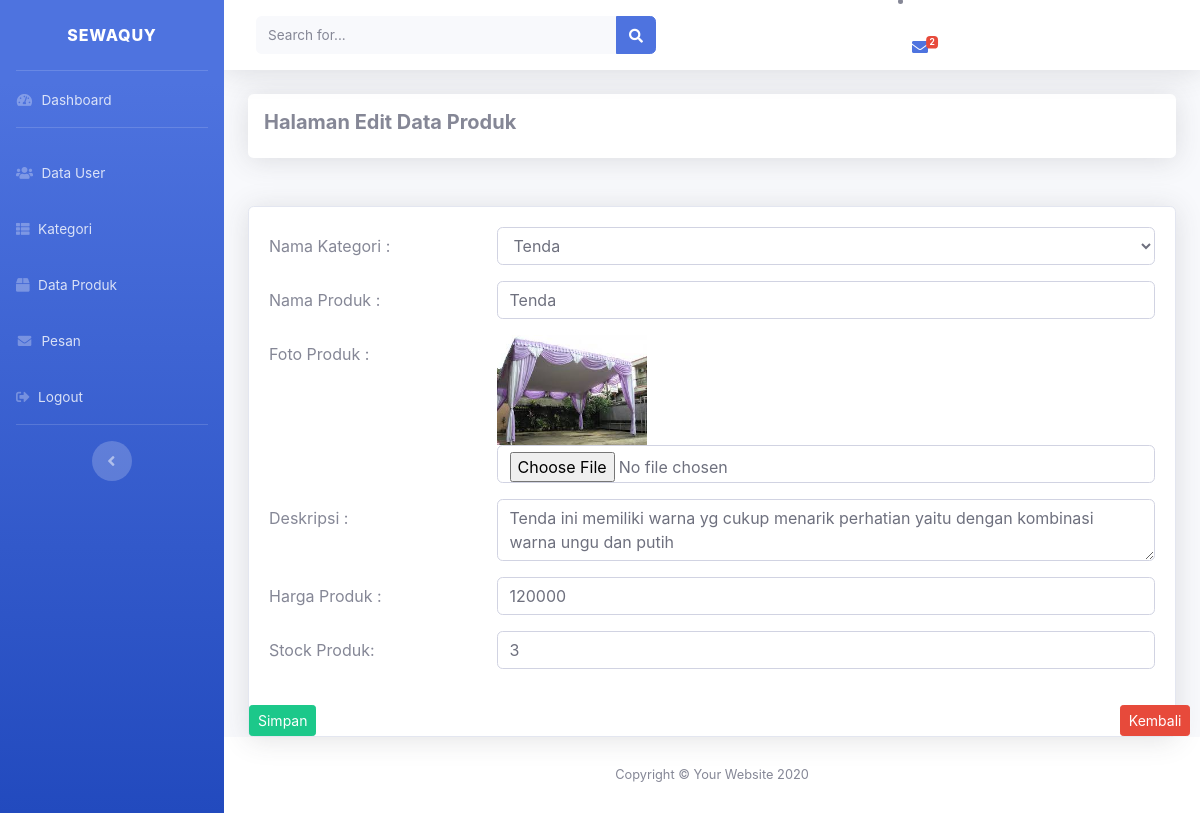
Screenshot of /admin/index.php?halaman=edit_produk&id=20 with the database file from the repository.
### tables this page shows
CREATE TABLE `data_produk` (
  `id_produk` int(11) NOT NULL,
  `id_kategori` int(11) NOT NULL,
  `nama_barang` varchar(255) NOT NULL,
  `foto_produk` varchar(255) NOT NULL,
  `deskripsi` varchar(255) NOT NULL,
  `harga` int(11) NOT NULL,
  `stock` int(11) NOT NULL
);

CREATE TABLE `data_kategori` (
  `id_kategori` int(11) NOT NULL,
  `nama_kategori` varchar(255) NOT NULL
);

### tambah/edit_produk.php (the view, shortened to what this page needs)
<div class="shadow p-3 mb-5 bg-white rounded">
    <h5><b>Halaman Edit Data Produk</b></h5>
</div>
<?php
$id_produk = $_GET['id'];
$ambil = $conn->query("SELECT * FROM data_produk JOIN data_kategori ON data_produk.id_kategori=data_kategori.id_kategori WHERE id_produk = '$id_produk'");
$edit = $ambil->fetch_assoc();
?>
<form method="post" enctype="multipart/form-data">
    <div class="card shadow bg-white">
        <div class="card-body">
            <div class="form-group row">
                <label class="col-sm-3 col-form-label">Nama Kategori :</label>
                <div class="col-sm-9">
                    <select name="id_kategori" class="form-control">
                        <option value="<?php echo $edit['id_kategori']; ?>">
                            <?php echo $edit['nama_kategori']; ?></option>
                    </select>
                </div>
            </div>
            <div class="form-group row">
                <label class="col-sm-3 col-form-label">Nama Produk :</label>
                <div class="col-sm-9">
                    <input type="text" name="nama_produk" class="form-control" value="<?php echo $edit['nama_barang']; ?>">
                </div>
            </div>
            <div class="form-group row">
                <label class="col-sm-3 col-form-label">Foto Produk :</label>
                <div class="col-sm-9">
                    <img src="../assets/foto_produk/<?php echo $edit['foto_produk']; ?>" width="150">
                    <input type="file" name="foto_produk[]" class="form-control">
                </div>
            </div>
            <div class="form-group row">
                <label class="col-sm-3 col-form-label">Deskripsi :</label>
                <div class="col-sm-9">
                    <textarea type="text" name="deskripsi" class="form-control"><?php echo $edit['deskripsi']; ?></textarea>
                </div>
            </div>
            <div class="form-group row">
                <label class="col-sm-3 col-form-label">Harga Produk :</label>
                <div class="col-sm-9">
                    <input type="text" name="harga" class="form-control" value="<?php echo $edit['harga']; ?>">
                </div>
            </div>
            <div class="form-group row">
                <label class="col-sm-3 col-form-label">Stock Produk:</label>
                <div class="col-sm-9">
                    <input type="text" name="stock" class="form-control" value="<?php echo $edit['stock']; ?>">
                </div>
            </div>
        </div>
        <div class="footer">
            <div class="row">
                <div class="col-md-11">
                <button name="simpan" class="btn btn-sm btn-success">Simpan</button>
                </div>
                <div class="col-md-1 text-right">
                    <a href="index.php?halaman=data_produk" class="btn btn-sm btn-danger">Kembali</a>
                </div>
            </div>
        </div>
    </div>
</form>

### rows the page displays
data_produk: id_kategori "Tenda", nama_produk "Tenda", foto_produk (picture), deskripsi "Tenda ini memiliki warna yg cukup menarik perhatian yaitu dengan kombinasi warna ungu dan putih", harga "120000", stock "3"

### other values shown
$item_pesan "2"
